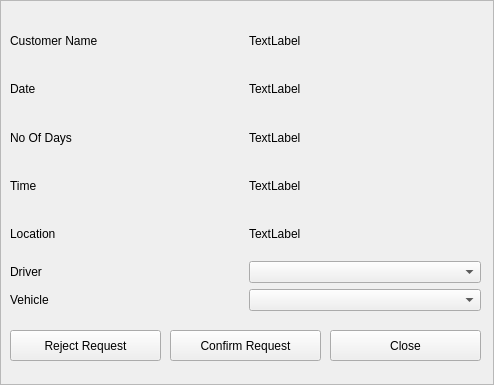
<?xml version="1.0" encoding="UTF-8"?>
<ui version="4.0">
 <class>TourRequestConfirmFrame</class>
 <widget class="QFrame" name="TourRequestConfirmFrame">
  <property name="geometry">
   <rect>
    <x>0</x>
    <y>0</y>
    <width>494</width>
    <height>385</height>
   </rect>
  </property>
  <property name="windowTitle">
   <string>Confirm Tour Request</string>
  </property>
  <property name="frameShape">
   <enum>QFrame::StyledPanel</enum>
  </property>
  <property name="frameShadow">
   <enum>QFrame::Raised</enum>
  </property>
  <widget class="QPushButton" name="btn_confirm">
   <property name="geometry">
    <rect>
     <x>170</x>
     <y>330</y>
     <width>151</width>
     <height>31</height>
    </rect>
   </property>
   <property name="text">
    <string>Confirm Request</string>
   </property>
  </widget>
  <widget class="QPushButton" name="btn_reject">
   <property name="geometry">
    <rect>
     <x>10</x>
     <y>330</y>
     <width>151</width>
     <height>31</height>
    </rect>
   </property>
   <property name="text">
    <string>Reject Request</string>
   </property>
  </widget>
  <widget class="QPushButton" name="btn_close">
   <property name="geometry">
    <rect>
     <x>330</x>
     <y>330</y>
     <width>151</width>
     <height>31</height>
    </rect>
   </property>
   <property name="text">
    <string>Close</string>
   </property>
  </widget>
  <widget class="QWidget" name="gridLayoutWidget">
   <property name="geometry">
    <rect>
     <x>10</x>
     <y>20</y>
     <width>471</width>
     <height>291</height>
    </rect>
   </property>
   <layout class="QGridLayout" name="gridLayout">
    <item row="3" column="1">
     <widget class="QLabel" name="lbl_no_of_days">
      <property name="text">
       <string>TextLabel</string>
      </property>
     </widget>
    </item>
    <item row="1" column="1">
     <widget class="QLabel" name="lbl_customer_name">
      <property name="text">
       <string>TextLabel</string>
      </property>
     </widget>
    </item>
    <item row="1" column="0">
     <widget class="QLabel" name="label_4">
      <property name="text">
       <string>Customer Name</string>
      </property>
     </widget>
    </item>
    <item row="5" column="1">
     <widget class="QLabel" name="lbl_location">
      <property name="text">
       <string>TextLabel</string>
      </property>
     </widget>
    </item>
    <item row="4" column="1">
     <widget class="QLabel" name="lbl_time">
      <property name="text">
       <string>TextLabel</string>
      </property>
     </widget>
    </item>
    <item row="6" column="1">
     <widget class="QComboBox" name="cmb_driver"/>
    </item>
    <item row="2" column="1">
     <widget class="QLabel" name="lbl_date">
      <property name="text">
       <string>TextLabel</string>
      </property>
     </widget>
    </item>
    <item row="7" column="1">
     <widget class="QComboBox" name="cmb_vehicle"/>
    </item>
    <item row="2" column="0">
     <widget class="QLabel" name="label">
      <property name="text">
       <string>Date</string>
      </property>
     </widget>
    </item>
    <item row="3" column="0">
     <widget class="QLabel" name="label_5">
      <property name="text">
       <string>No Of Days</string>
      </property>
     </widget>
    </item>
    <item row="4" column="0">
     <widget class="QLabel" name="label_2">
      <property name="text">
       <string>Time</string>
      </property>
     </widget>
    </item>
    <item row="5" column="0">
     <widget class="QLabel" name="label_3">
      <property name="text">
       <string>Location</string>
      </property>
     </widget>
    </item>
    <item row="6" column="0">
     <widget class="QLabel" name="label_6">
      <property name="text">
       <string>Driver </string>
      </property>
     </widget>
    </item>
    <item row="7" column="0">
     <widget class="QLabel" name="label_7">
      <property name="text">
       <string>Vehicle</string>
      </property>
     </widget>
    </item>
   </layout>
  </widget>
 </widget>
 <resources/>
 <connections>
  <connection>
   <sender>btn_close</sender>
   <signal>clicked()</signal>
   <receiver>TourRequestConfirmFrame</receiver>
   <slot>close()</slot>
   <hints>
    <hint type="sourcelabel">
     <x>405</x>
     <y>345</y>
    </hint>
    <hint type="destinationlabel">
     <x>246</x>
     <y>192</y>
    </hint>
   </hints>
  </connection>
 </connections>
</ui>
